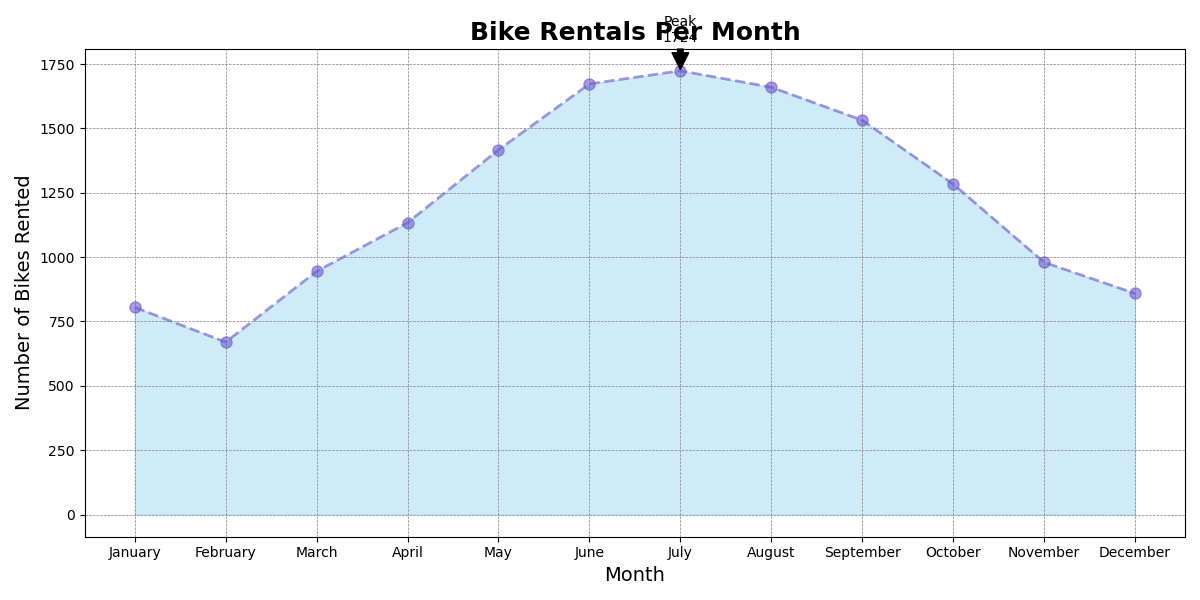

The Python source for this figure:

import matplotlib.pyplot as plt

# Your data
data = [
    {'Month': 'January', 'Bikes Rented': 805},
    {'Month': 'February', 'Bikes Rented': 670},
    {'Month': 'March', 'Bikes Rented': 945},
    {'Month': 'April', 'Bikes Rented': 1134},
    {'Month': 'May', 'Bikes Rented': 1417},
    {'Month': 'June', 'Bikes Rented': 1673},
    {'Month': 'July', 'Bikes Rented': 1724},
    {'Month': 'August', 'Bikes Rented': 1660},
    {'Month': 'September', 'Bikes Rented': 1532},
    {'Month': 'October', 'Bikes Rented': 1284},
    {'Month': 'November', 'Bikes Rented': 980},
    {'Month': 'December', 'Bikes Rented': 859}
]

# Parsing data for plotting
months = [entry['Month'] for entry in data]
rentals = [entry['Bikes Rented'] for entry in data]

# Plotting the area chart
plt.figure(figsize=(12, 6))
plt.fill_between(months, rentals, color="skyblue", alpha=0.4)
plt.plot(months, rentals, color="Slateblue", alpha=0.6, linewidth=2, linestyle='dashed', marker='o', markersize=8)

# Customizing the grid
plt.grid(color = 'gray', linestyle = '--', linewidth = 0.5)

# Adding titles and labels
plt.title('Bike Rentals Per Month', fontsize=18, fontweight='bold')
plt.xlabel('Month', fontsize=14)
plt.ylabel('Number of Bikes Rented', fontsize=14)

# Adding a marker for the highest value
max_rental = max(rentals)
max_month = months[rentals.index(max_rental)]
plt.annotate(f'Peak\n{max_rental}', xy=(max_month, max_rental), xytext=(max_month, max_rental+100),
             arrowprops=dict(facecolor='black', shrink=0.05),
             horizontalalignment='center', verticalalignment='bottom')

plt.tight_layout()
plt.show()
